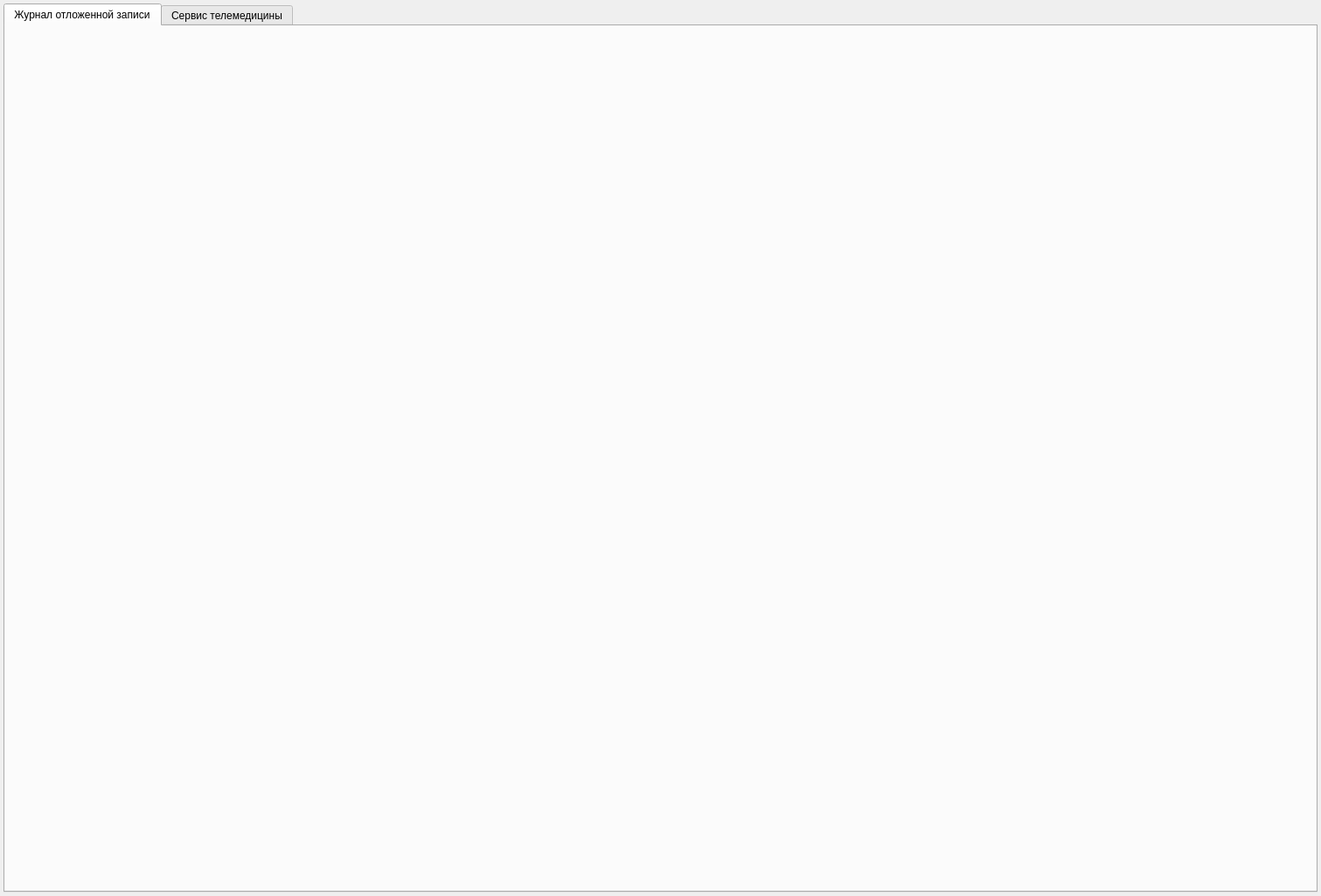
<?xml version="1.0" encoding="UTF-8"?>
<ui version="4.0">
 <class>TMKWindow</class>
 <widget class="QWidget" name="TMKWindow">
  <property name="geometry">
   <rect>
    <x>0</x>
    <y>0</y>
    <width>1511</width>
    <height>1025</height>
   </rect>
  </property>
  <property name="windowTitle">
   <string>Журнал отложенной записи и сервис Телемедицины</string>
  </property>
  <layout class="QHBoxLayout" name="horizontalLayout" stretch="0">
   <property name="spacing">
    <number>4</number>
   </property>
   <property name="margin">
    <number>4</number>
   </property>
   <item>
    <widget class="QTabWidget" name="tabWidget">
     <property name="currentIndex">
      <number>0</number>
     </property>
     <widget class="CSuspenedAppointmentWindow" name="tabSuspended">
      <attribute name="title">
       <string>Журнал отложенной записи</string>
      </attribute>
     </widget>
     <widget class="CTMKWindow" name="tabTMK">
      <attribute name="title">
       <string>Сервис телемедицины</string>
      </attribute>
     </widget>
    </widget>
   </item>
  </layout>
 </widget>
 <customwidgets>
  <customwidget>
   <class>CSuspenedAppointmentWindow</class>
   <extends>QWidget</extends>
   <header>Registry/SuspendedAppointment</header>
   <container>1</container>
  </customwidget>
  <customwidget>
   <class>CTMKWindow</class>
   <extends>QWidget</extends>
   <header>Registry/TMKWindow</header>
   <container>1</container>
  </customwidget>
 </customwidgets>
 <resources/>
 <connections/>
</ui>
